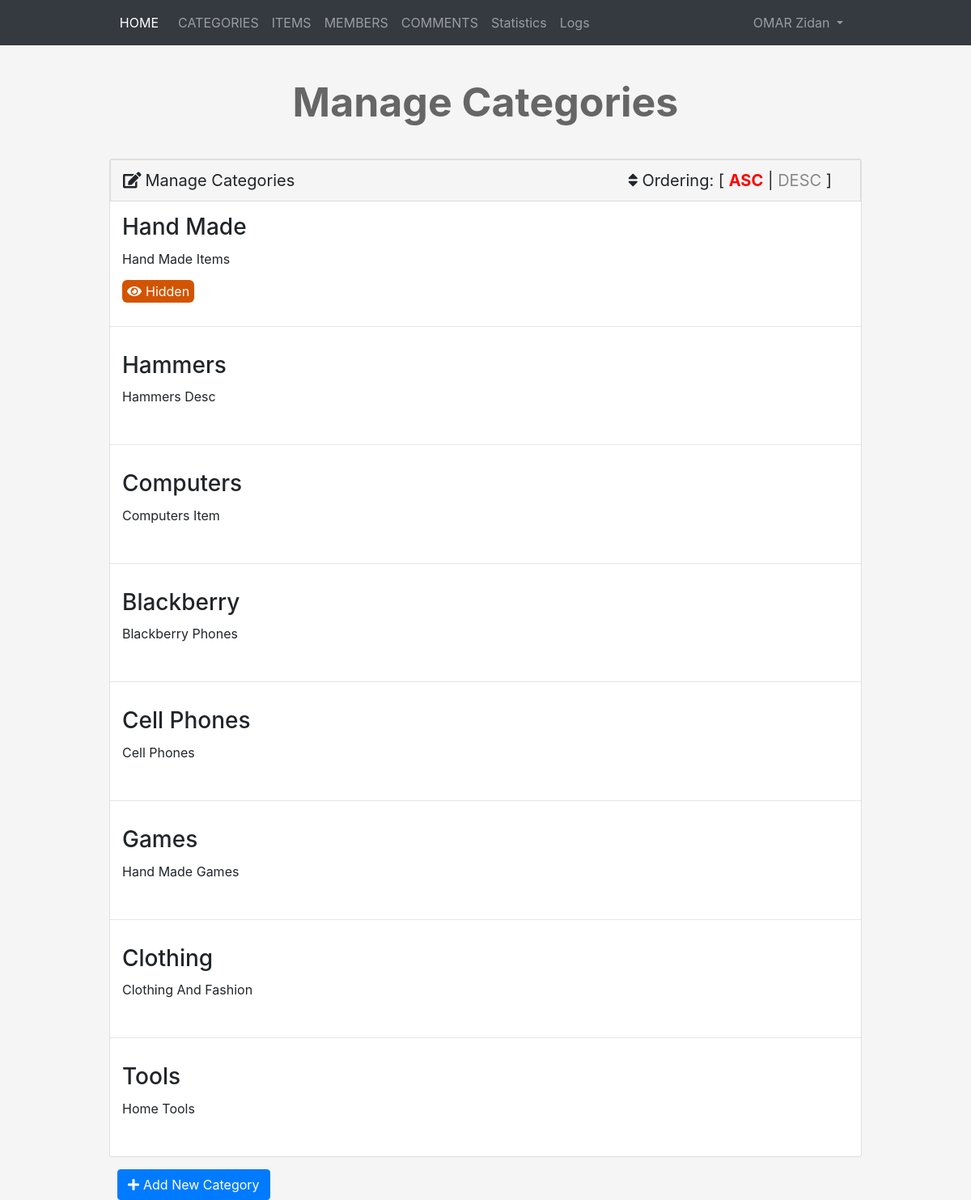
Page /Admin/categories.php (signed in) on the committed database.
### tables this page shows
CREATE TABLE `users` (
  `UserID` int(11) NOT NULL COMMENT 'To Identify User',
  `Username` varchar(255) NOT NULL COMMENT 'Username To Login',
  `Password` varchar(255) NOT NULL COMMENT 'Password To Login',
  `Email` varchar(255) NOT NULL,
  `FullName` varchar(255) NOT NULL,
  `GroupID` int(11) NOT NULL DEFAULT 0 COMMENT 'Identify User Group',
  `TrustStatus` int(11) NOT NULL DEFAULT 0 COMMENT 'Seller Rank',
  `RegStatus` int(11) NOT NULL DEFAULT 0 COMMENT 'User Approval',
  `Date` date NOT NULL,
  `avatar` varchar(255) NOT NULL
);

CREATE TABLE `categories` (
  `ID` int(11) NOT NULL,
  `Name` varchar(255) NOT NULL,
  `Description` text NOT NULL,
  `parent` int(11) NOT NULL,
  `Ordering` int(11) DEFAULT NULL,
  `Visibility` tinyint(4) NOT NULL DEFAULT 0,
  `Allow_Comment` tinyint(4) NOT NULL DEFAULT 0,
  `Allow_Ads` tinyint(4) NOT NULL DEFAULT 0
);

### Admin/categories.php (the view, shortened to what this page needs)
<?php
if (isset($_SESSION['username'])) {
    require_once 'ini.php';
    $do = isset($_GET['do']) ? $_GET['do'] : 'manage';
    if ($do == 'manage') {
        $sort = 'ASC';
        $stmt = $con->prepare("SELECT * FROM categories ORDER BY Ordering $sort");
        $stmt->execute();
        $cats = $stmt->fetchAll(); ?>
        <h1 class="text-center">Manage Categories</h1>
        <div class="container categories">
            <div class="card">
              <div class="card-heading">
                  <i class='fa fa-edit'></i>Manage Categories
                  <div class="ordering float-right">
                      <i class="fa fa-sort"></i>Ordering: [
                      <a class="<? if ($sort == 'ASC') { echo 'active'; } ?>" href="?sort=ASC">ASC</a> |
                      <a class="<? if ($sort == 'DESC') { echo 'active'; } ?>" href="?sort=DESC">DESC</a> ]
                  </div>
              </div>
              <div class="card-body">
                  <ul class="list-unstyled latest-users">
                      <?php
                          foreach ($cats as $cat) {
                            echo "<div class='cat'>";
                                  echo "<h3>" . $cat['Name'] . "</h3>";
                                  echo '<p>'; if($cat['Description'] == '')  { echo 'This Category has no Description';} else { echo $cat['Description'];} echo '</p>';
                                  if($cat['Visibility'] == 1) {echo '<span class="visibility"><i class="fa fa-eye"></i>Hidden</span>';}
                            echo "</div>";
                            echo "<hr />";
                          }
                      ?>
                  </ul>
              </div>
            </div>
            <a class='addcat btn btn-primary' href="categories.php?do=add"><i class="fa fa-plus"></i>Add New Category</a>
        </div>
    <?
    }
    require_once $tplRoute . 'footer.php';
}else {
    header('location: index.php');
    exit();
}
 ?>

### Admin/includes/templates/navbar.php (shortened to what this page needs)
<?php
global $con;
$stmt = $con->prepare("SELECT FullName FROM Users WHERE userID = :userid");
$stmt->execute([
    ':userid' => $_SESSION['ID']
]);
?>
<nav class="navbar navbar-expand-lg navbar-dark bg-dark">
  <div class="container">
    <a class="navbar-brand" href="dashboard.php">HOME</a>
    <div class="collapse navbar-collapse" id="navbarNavDropdown">
      <ul class="navbar-nav">
        <li class="nav-item">
          <a class="nav-link" href="categories.php">CATEGORIES</a>
        </li>
        <li class="nav-item">
          <a class="nav-link" href="items.php">ITEMS</a>
        </li>
        <li class="nav-item">
          <a class="nav-link" href="members.php">MEMBERS</a>
        </li>
        <li class="nav-item">
          <a class="nav-link" href="comments.php">COMMENTS</a>
        </li>
        <li class="nav-item">
          <a class="nav-link" href="#">Statistics</a>
        </li>
        <li class="nav-item">
          <a class="nav-link" href="#">Logs</a>
        </li>
      </ul>
      <ul class="navbar-nav dropdownprofile">
        <li class="nav-item dropdown">
          <a class="nav-link dropdown-toggle" href="#" id="navbarDropdownMenuLink" role="button" data-toggle="dropdown" aria-haspopup="true" aria-expanded="false">
          <?
          echo $stmt->fetchColumn();
          ?>
          </a>
        </li>
      </ul>
    </div>
  </div>
</nav>
<?php require_once $tplRoute . "footer.php"; ?>

### Admin/layout/css/all.css (style rules this page uses)
.fa, .fas, .far, .fal, .fab { -moz-osx-font-smoothing: grayscale; -webkit-font-smoothing: antialiased; display: inline-block; font-style: normal; font-variant: normal; text-rendering: auto; line-height: 1; }
.fa-edit:before { content: "\f044"; }
.fa-eye:before { content: "\f06e"; }
.fa-plus:before { content: "\f067"; }
.fa-sort:before { content: "\f0dc"; }
.fa, .fas { font-family: 'Font Awesome 5 Free'; font-weight: 900; }

### Admin/layout/css/backend.css (style rules this page uses)
body { background-color: #f5f5f5; }
.card-heading { padding: 10px 15px; border: 1px solid #ddd; background-color: #f5f5f5; font-size: 20px }
.dropdownprofile { position: absolute; right: 150px; }
.navbar-brand { font-size: 1em; }
h1 { font-size: 50px; margin: 40px 0; font-weight: bold; color: #666; }
i { position: relative; margin-right: 5px; }
.categories .ordering { padding-right: 20px }
.categories .ordering a { color: #888; text-decoration: none; }
.categories .ordering .active { color: #f00; font-weight: bold; }
.categories .card-body { padding: 0; }
.categories .cat { padding: 15px; position: relative; overflow: hidden; }
.categories .cat h3 { margin: 0 0 10px; }
.categories .cat .visibility { background-color: #d35400; color: #fff; padding: 4px 6px; margin-right: 6px; border-radius: 6px; }
.categories .addcat { margin-top: 15px; margin-left: 10px; }

### rows in the picture
users: FullName "OMAR Zidan"
categories: Name "Hand Made", Description "Hand Made Items", Visibility 1 (drawn)
categories: Name "Hammers", Description "Hammers Desc"
categories: Name "Computers", Description "Computers Item"
categories: Name "Blackberry", Description "Blackberry Phones"
categories: Name "Cell Phones", Description "Cell Phones"
categories: Name "Games", Description "Hand Made Games"
categories: Name "Clothing", Description "Clothing And Fashion"
categories: Name "Tools", Description "Home Tools"
